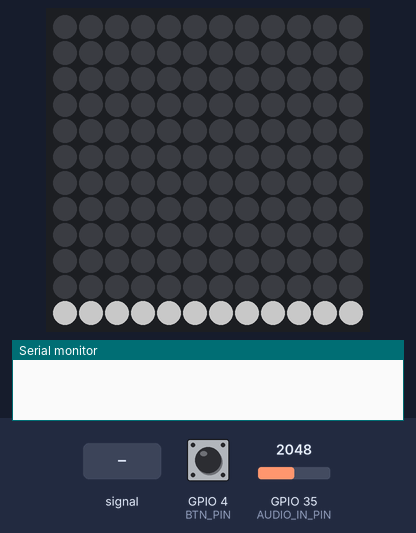
A sketch run on a simulated ESP32. Parts: 12×12 RGB LED matrix (first LED top left, wired row by row), the last lines printed to the serial monitor. The inputs (shaded band) are chosen by the test bench; at power-on: GPIO 35 (AUDIO_IN_PIN) = 2048, GPIO 4 (BTN_PIN) HIGH. Dim RGB values are drawn brighter than linear.

Above: at 1.2 s.
1.3 s: GPIO 35 (AUDIO_IN_PIN) fed a 1000 Hz sine of ±1023 counts around its level
At 2.64 s:
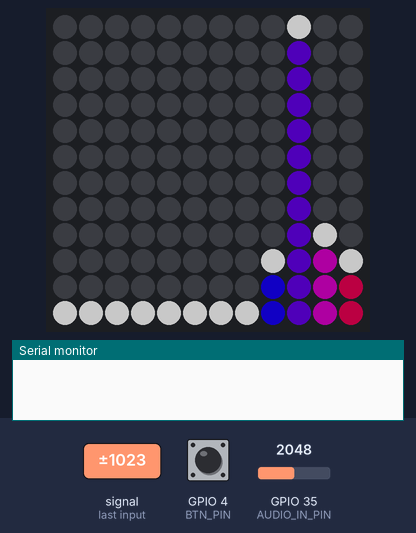
3.4 s: GPIO 35 (AUDIO_IN_PIN) set to 1960
At 3.61 s:
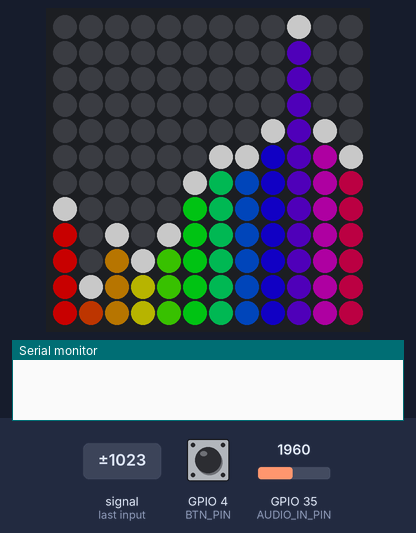
5.5 s: GPIO 35 (AUDIO_IN_PIN) fed a 200 Hz sine of ±327 counts around its level
At 7.2 s:
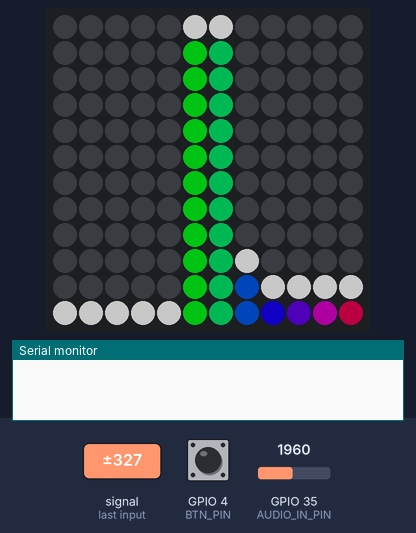
7.6 s: GPIO 4 (BTN_PIN) pulled LOW for 1 s
At 10.6 s:
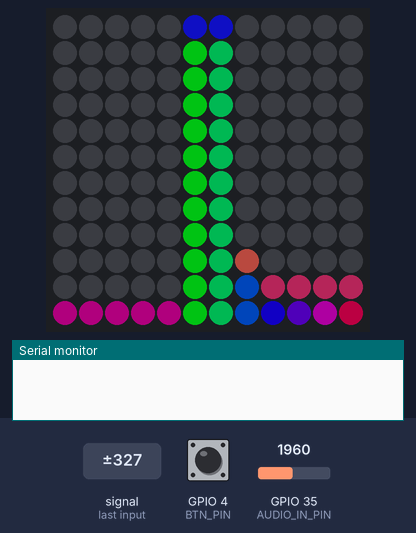
11.6 s: GPIO 4 (BTN_PIN) pulled LOW for 0.15 s
At 12.09 s:
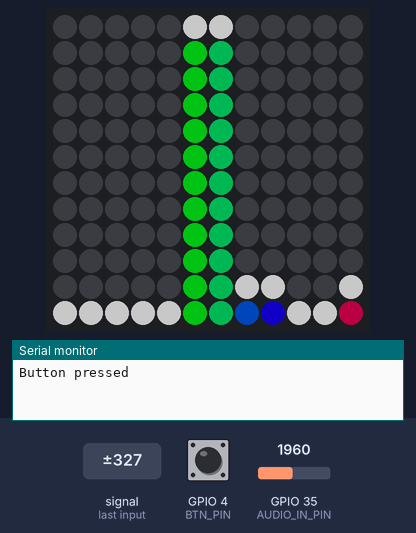
13.6 s: GPIO 35 (AUDIO_IN_PIN) set to 2040
At 13.86 s:
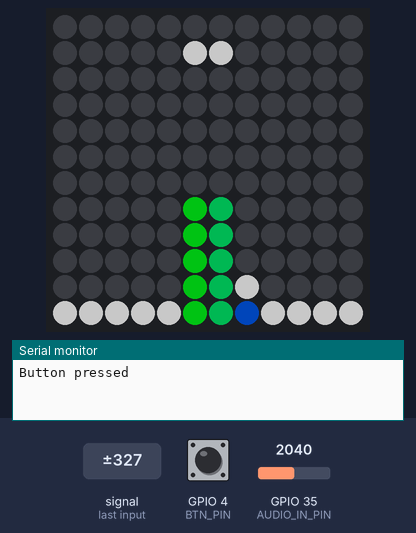
Timing chart, 0 to 16.6 s (numbered marks = the images above; inputs shaded):
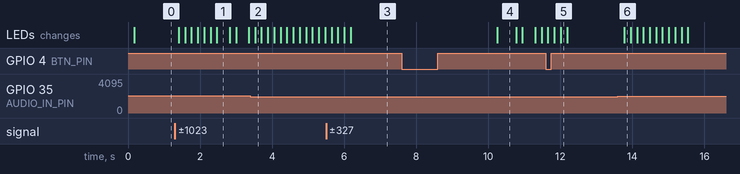

Measured:
- after the input at 1.3 s, the LEDs: first change after 0.11 s (image 1 shows a later state)
- after the input at 3.4 s, the LEDs: change after 0.13 s (image 2)
- after the input at 5.5 s, the LEDs: first change after 0.15 s (image 3 shows a later state)
- after the input at 7.6 s, the LEDs: change after 2.6 s (image 4)
- after the input at 11.6 s, the LEDs: first differ from a run without the input after 0.41 s (image 5)
- after the input at 13.6 s, the LEDs: change after 0.18 s (image 6)
- what the display in image 4 shows lasts 0.6 s, from 10.2 s to 10.8 s

The sketch:

ESP32_FFT_VU_ME.ino
```cpp
 // (Heavily) adapted from https://github.com/G6EJD/ESP32-8266-Audio-Spectrum-Display/blob/master/ESP32_Spectrum_Display_02.ino

#include <FastLED.h>
#include <arduinoFFT.h>
#include <EasyButton.h>

#define SAMPLES         1024          // Must be a power of 2
#define SAMPLING_FREQ   40000         // Hz, must be 40000 or less due to ADC conversion time. Determines maximum  y that can be analysed by the FFT Fmax=sampleF/2.
#define AMPLITUDE       1000          // Depending on your audio source level, you may need to alter this value. Can be used as a 'sensitivity' control.
#define AUDIO_IN_PIN    35            // Signal in on this pin
#define LED_PIN         25             // LED strip data
#define BTN_PIN         4             // Connect a push button to this pin to change patterns
#define LONG_PRESS_MS   200           // Number of ms to count as a long press
#define COLOR_ORDER     GRB           // If colours look wrong, play with this
#define CHIPSET         WS2812B       // LED strip type
#define MAX_MILLIAMPS   2000          // Careful with the amount of power here if running off USB port
#define BRIGHTNESS      100           // Brightness 0 - 255, but won't exceed current specified above
#define LED_VOLTS       5             // Usually 5 or 12
#define NUM_BANDS       12            // To change this, you will need to change the bunch of if statements describing the mapping from bins to bands
#define NOISE           0           // Used as a crude noise filter, values below this are ignored

const uint8_t kMatrixWidth = 12;                          // Matrix width
const uint8_t kMatrixHeight = 12;                         // Matrix height
#define NUM_LEDS       (kMatrixWidth * kMatrixHeight)     // Total number of LEDs
#define BAR_WIDTH      (kMatrixWidth  / (NUM_BANDS - 1))  // If width >= 8 light 1 LED width per bar, >= 16 light 2 LEDs width bar etc
#define TOP            (kMatrixHeight - 0)                // Don't allow the bars to go offscreen

// Sampling and FFT stuff
unsigned int sampling_period_us;
byte peak[] = {0,0,0,0,0,0,0,0,0,0,0,0,0,0,0,0};              // The length of these arrays must be >= NUM_BANDS
int oldBarHeights[] = {0,0,0,0,0,0,0,0,0,0,0,0,0,0,0,0};
int bandValues[] = {0,0,0,0,0,0,0,0,0,0,0,0,0,0,0,0};
double vReal[SAMPLES];
double vImag[SAMPLES];
unsigned long newTime;
arduinoFFT FFT = arduinoFFT(vReal, vImag, SAMPLES, SAMPLING_FREQ);

// Button stuff
int buttonPushCounter = 0;
bool autoChangePatterns = false;
EasyButton modeBtn(BTN_PIN);

// FastLED stuff
CRGB leds[NUM_LEDS];
DEFINE_GRADIENT_PALETTE( purple_gp ) {
  0,   0, 212, 255,   //blue
255, 179,   0, 255 }; //purple
DEFINE_GRADIENT_PALETTE( outrun_gp ) {
  0, 141,   0, 100,   //purple
127, 255, 192,   0,   //yellow
255,   0,   5, 255 };  //blue
DEFINE_GRADIENT_PALETTE( greenblue_gp ) {
  0,   0, 255,  60,   //green
 64,   0, 236, 255,   //cyan
128,   0,   5, 255,   //blue
192,   0, 236, 255,   //cyan
255,   0, 255,  60 }; //green
DEFINE_GRADIENT_PALETTE( redyellow_gp ) {
  0,   200, 200,  200,   //white
 64,   255, 218,    0,   //yellow
128,   231,   0,    0,   //red
192,   255, 218,    0,   //yellow
255,   200, 200,  200 }; //white
CRGBPalette16 purplePal = purple_gp;
CRGBPalette16 outrunPal = outrun_gp;
CRGBPalette16 greenbluePal = greenblue_gp;
CRGBPalette16 heatPal = redyellow_gp;
uint8_t colorTimer = 0;

// XY code for serpentine matrix with input in top left
uint16_t XY( uint8_t x, uint8_t y) {
  uint16_t i;

  y = kMatrixHeight - 1 - y;  // Adjust y coordinate so (0,0) is bottom left

  if( y & 0x01) {
    // Odd rows run backwards
    uint8_t reverseX = (kMatrixWidth - 1) - x;
    i = (y * kMatrixWidth) + reverseX;
  } else {
    // Even rows run forwards
    i = (y * kMatrixHeight) + x;
  }
  return i;
}

void setup() {
  Serial.begin(115200);
  FastLED.addLeds<CHIPSET, LED_PIN, COLOR_ORDER>(leds, NUM_LEDS).setCorrection(TypicalSMD5050);
  FastLED.setMaxPowerInVoltsAndMilliamps(LED_VOLTS, MAX_MILLIAMPS);
  FastLED.setBrightness(BRIGHTNESS);
  FastLED.clear();

  modeBtn.begin();
  modeBtn.onPressed(changeMode);
  modeBtn.onPressedFor(LONG_PRESS_MS, startAutoMode);

  sampling_period_us = round(1000000 * (1.0 / SAMPLING_FREQ));
}

void changeMode() {
  Serial.println("Button pressed");
  autoChangePatterns = false;
  buttonPushCounter = (buttonPushCounter + 1) % 6;
}

void startAutoMode() {
  autoChangePatterns = true;
}

void loop() {

  // Don't clear screen if waterfall pattern, be sure to change this is you change the patterns / order
  if (buttonPushCounter != 5) FastLED.clear();

  modeBtn.read();

  // Reset bandValues[]
  for (int i = 0; i<NUM_BANDS; i++){
    bandValues[i] = 0;
  }

  // Sample the audio pin
  for (int i = 0; i < SAMPLES; i++) {
    newTime = micros();
    vReal[i] = analogRead(AUDIO_IN_PIN); // A conversion takes about 9.7uS on an ESP32
    vImag[i] = 0;
    while ((micros() - newTime) < sampling_period_us) { /* chill */ }
  }

  // Compute FFT
  FFT.DCRemoval();
  FFT.Windowing(FFT_WIN_TYP_HAMMING, FFT_FORWARD);
  FFT.Compute(FFT_FORWARD);
  FFT.ComplexToMagnitude();

  // Analyse FFT results
  for (int i = 2; i < (SAMPLES/2); i++){       // Don't use sample 0 and only first SAMPLES/2 are usable. Each array element represents a frequency bin and its value the amplitude.
    if (vReal[i] > NOISE) {                    // Add a crude noise filter

    /*8 bands, 12kHz top band
      if (i<=3 )           bandValues[0]  += (int)vReal[i];
      if (i>3   && i<=6  ) bandValues[1]  += (int)vReal[i];
      if (i>6   && i<=13 ) bandValues[2]  += (int)vReal[i];
      if (i>13  && i<=27 ) bandValues[3]  += (int)vReal[i];
      if (i>27  && i<=55 ) bandValues[4]  += (int)vReal[i];
      if (i>55  && i<=112) bandValues[5]  += (int)vReal[i];
      if (i>112 && i<=229) bandValues[6]  += (int)vReal[i];
      if (i>229          ) bandValues[7]  += (int)vReal[i];*/

     //12 bands, 12kHz top band
      if (i<=3 )           bandValues[0]  += (int)vReal[i];
      if (i>3   && i<=4  ) bandValues[1]  += (int)vReal[i];
      if (i>4   && i<=7  ) bandValues[2]  += (int)vReal[i];
      if (i>7   && i<=10  ) bandValues[3]  += (int)vReal[i];
      if (i>10   && i<=16  ) bandValues[4]  += (int)vReal[i];
      if (i>16   && i<=26 ) bandValues[5]  += (int)vReal[i];
      if (i>26  && i<=41 ) bandValues[6]  += (int)vReal[i];
      if (i>41  && i<=64 ) bandValues[7]  += (int)vReal[i];
      if (i>64  && i<=101 ) bandValues[8]  += (int)vReal[i];
      if (i>101  && i<=159 ) bandValues[9]  += (int)vReal[i];
      if (i>159  && i<=251 ) bandValues[10] += (int)vReal[i];
      if (i>251  && i<=396 ) bandValues[11] += (int)vReal[i];

    /*16 bands, 12kHz top band
      if (i<=2 )           bandValues[0]  += (int)vReal[i];
      if (i>2   && i<=3  ) bandValues[1]  += (int)vReal[i];
      if (i>3   && i<=5  ) bandValues[2]  += (int)vReal[i];
      if (i>5   && i<=7  ) bandValues[3]  += (int)vReal[i];
      if (i>7   && i<=9  ) bandValues[4]  += (int)vReal[i];
      if (i>9   && i<=13 ) bandValues[5]  += (int)vReal[i];
      if (i>13  && i<=18 ) bandValues[6]  += (int)vReal[i];
      if (i>18  && i<=25 ) bandValues[7]  += (int)vReal[i];
      if (i>25  && i<=36 ) bandValues[8]  += (int)vReal[i];
      if (i>36  && i<=50 ) bandValues[9]  += (int)vReal[i];
      if (i>50  && i<=69 ) bandValues[10] += (int)vReal[i];
      if (i>69  && i<=97 ) bandValues[11] += (int)vReal[i];
      if (i>97  && i<=135) bandValues[12] += (int)vReal[i];
      if (i>135 && i<=189) bandValues[13] += (int)vReal[i];
      if (i>189 && i<=264) bandValues[14] += (int)vReal[i];
      if (i>264          ) bandValues[15] += (int)vReal[i];*/
    }
  }

  // Process the FFT data into bar heights
  for (byte band = 0; band < NUM_BANDS; band++) {

    // Scale the bars for the display
    int barHeight = bandValues[band] / AMPLITUDE;
    if (barHeight > TOP) barHeight = TOP;

    // Small amount of averaging between frames
    barHeight = ((oldBarHeights[band] * 1) + barHeight) / 2;

    // Move peak up
    if (barHeight > peak[band]) {
      peak[band] = min(TOP, barHeight);
    }

    // Draw bars
    switch (0) {
       // switch (buttonPushCounter) {
      case 0:
        rainbowBars(band, barHeight);
        break;
      case 1:
        // No bars on this one
        break;
      case 2:
        purpleBars(band, barHeight);
        break;
      case 3:
        centerBars(band, barHeight);
        break;
      case 4:
        changingBars(band, barHeight);
        break;
      case 5:
        waterfall(band);
        break;
    }

    // Draw peaks
    switch (buttonPushCounter) {
      case 0:
        whitePeak(band);
        break;
      case 1:
        outrunPeak(band);
        break;
      case 2:
        whitePeak(band);
        break;
      case 3:
        // No peaks
        break;
      case 4:
        // No peaks
        break;
      case 5:
        // No peaks
        break;
    }

    // Save oldBarHeights for averaging later
    oldBarHeights[band] = barHeight;
  }

  // Decay peak
  EVERY_N_MILLISECONDS(60) {
    for (byte band = 0; band < NUM_BANDS; band++)
      if (peak[band] > 0) peak[band] -= 1;
    colorTimer++;
  }

  // Used in some of the patterns
  EVERY_N_MILLISECONDS(10) {
    colorTimer++;
  }

  EVERY_N_SECONDS(10) {
    if (autoChangePatterns) buttonPushCounter = (buttonPushCounter + 1) % 6;
  }

  FastLED.show();
}

// PATTERNS BELOW //

void rainbowBars(int band, int barHeight) {
  int xStart = BAR_WIDTH * band;
  for (int x = xStart; x < xStart + BAR_WIDTH; x++) {
    for (int y = 0; y < barHeight; y++) {
      leds[XY(x,y)] = CHSV((x / BAR_WIDTH) * (255 / NUM_BANDS), 255, 255);
    }
  }
}

void purpleBars(int band, int barHeight) {
  int xStart = BAR_WIDTH * band;
  for (int x = xStart; x < xStart + BAR_WIDTH; x++) {
    for (int y = 0; y < barHeight; y++) {
      leds[XY(x,y)] = ColorFromPalette(purplePal, y * (255 / barHeight));
    }
  }
}

void changingBars(int band, int barHeight) {
  int xStart = BAR_WIDTH * band;
  for (int x = xStart; x < xStart + BAR_WIDTH; x++) {
    for (int y = 0; y < barHeight; y++) {
      leds[XY(x,y)] = CHSV(y * (255 / kMatrixHeight) + colorTimer, 255, 255);
    }
  }
}

void centerBars(int band, int barHeight) {
  int xStart = BAR_WIDTH * band;
  for (int x = xStart; x < xStart + BAR_WIDTH; x++) {
    if (barHeight % 2 == 0) barHeight--;
    int yStart = ((kMatrixHeight - barHeight) / 2 );
    for (int y = yStart; y <= (yStart + barHeight); y++) {
      int colorIndex = constrain((y - yStart) * (255 / barHeight), 0, 255);
      leds[XY(x,y)] = ColorFromPalette(heatPal, colorIndex);
    }
  }
}

void whitePeak(int band) {
  int xStart = BAR_WIDTH * band;
  int peakHeight = peak[band];
  for (int x = xStart; x < xStart + BAR_WIDTH; x++) {
    leds[XY(x,peakHeight)] = CRGB::White;
  }
}

void outrunPeak(int band) {
  int xStart = BAR_WIDTH * band;
  int peakHeight = peak[band];
  for (int x = xStart; x < xStart + BAR_WIDTH; x++) {
    //leds[XY(x,peakHeight)] = CHSV(peakHeight * (255 / kMatrixHeight), 255, 255);
    leds[XY(x,peakHeight)] = ColorFromPalette(outrunPal, peakHeight * (255 / kMatrixHeight));
  }
}

void waterfall(int band) {
  int xStart = BAR_WIDTH * band;
  double highestBandValue = 60000;        // Set this to calibrate your waterfall

  // Draw bottom line
  for (int x = xStart; x < xStart + BAR_WIDTH; x++) {
    leds[XY(x,0)] = CHSV(constrain(map(bandValues[band],0,highestBandValue,160,0),0,160), 255, 255);
  }

  // Move screen up starting at 2nd row from top
  if (band == NUM_BANDS - 1){
    for (int y = kMatrixHeight - 2; y >= 0; y--) {
      for (int x = 0; x < kMatrixWidth; x++) {
        leds[XY(x,y+1)] = leds[XY(x,y)];
      }
    }
  }
}
```
